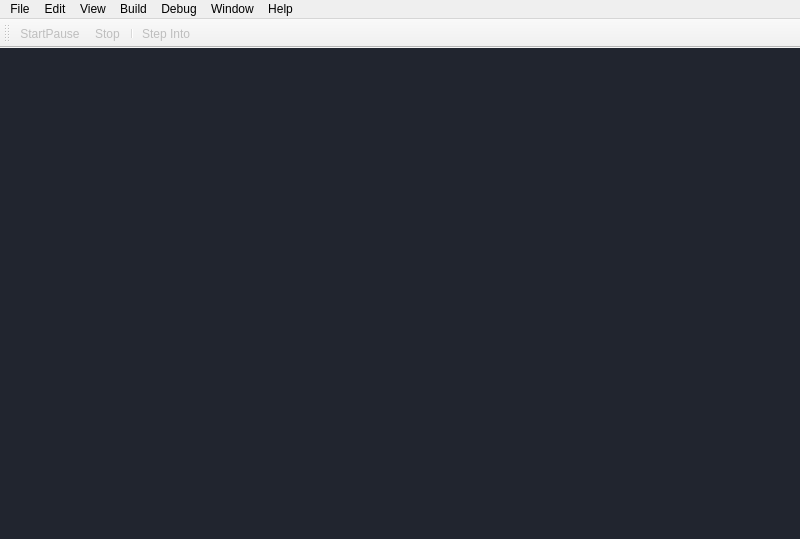
<?xml version="1.0" encoding="UTF-8"?>
<ui version="4.0">
 <class>MainWindow</class>
 <widget class="QMainWindow" name="MainWindow">
  <property name="geometry">
   <rect>
    <x>0</x>
    <y>0</y>
    <width>800</width>
    <height>539</height>
   </rect>
  </property>
  <property name="windowTitle">
   <string>MainWindow</string>
  </property>
  <widget class="QWidget" name="centralwidget">
   <property name="autoFillBackground">
    <bool>false</bool>
   </property>
   <layout class="QVBoxLayout" name="verticalLayout">
    <property name="spacing">
     <number>0</number>
    </property>
    <property name="leftMargin">
     <number>0</number>
    </property>
    <property name="topMargin">
     <number>0</number>
    </property>
    <property name="rightMargin">
     <number>0</number>
    </property>
    <property name="bottomMargin">
     <number>0</number>
    </property>
    <item>
     <widget class="QMdiArea" name="mdiArea">
      <property name="frameShadow">
       <enum>QFrame::Plain</enum>
      </property>
      <property name="background">
       <brush brushstyle="SolidPattern">
        <color alpha="255">
         <red>33</red>
         <green>37</green>
         <blue>47</blue>
        </color>
       </brush>
      </property>
     </widget>
    </item>
   </layout>
  </widget>
  <widget class="QMenuBar" name="menubar">
   <property name="geometry">
    <rect>
     <x>0</x>
     <y>0</y>
     <width>800</width>
     <height>20</height>
    </rect>
   </property>
   <property name="sizePolicy">
    <sizepolicy hsizetype="MinimumExpanding" vsizetype="Fixed">
     <horstretch>0</horstretch>
     <verstretch>0</verstretch>
    </sizepolicy>
   </property>
   <property name="defaultUp">
    <bool>false</bool>
   </property>
   <widget class="QMenu" name="menuFile">
    <property name="title">
     <string>File</string>
    </property>
    <addaction name="actionOpen"/>
    <addaction name="separator"/>
    <addaction name="actionSave"/>
    <addaction name="actionSave_As"/>
    <addaction name="separator"/>
    <addaction name="actionExit"/>
   </widget>
   <widget class="QMenu" name="menuEdit">
    <property name="title">
     <string>Edit</string>
    </property>
    <addaction name="actionPreferences"/>
   </widget>
   <widget class="QMenu" name="menuHelp">
    <property name="title">
     <string>Help</string>
    </property>
    <addaction name="actiondocumentation"/>
    <addaction name="actionAbout"/>
    <addaction name="actionTest_Connection"/>
    <addaction name="actionTask_Manager"/>
   </widget>
   <widget class="QMenu" name="menuDebug">
    <property name="title">
     <string>Debug</string>
    </property>
    <addaction name="actionstart"/>
    <addaction name="actionPause"/>
    <addaction name="actionstop"/>
    <addaction name="separator"/>
    <addaction name="actionstep_into"/>
    <addaction name="actionstep_over"/>
    <addaction name="actionstep_all"/>
    <addaction name="separator"/>
    <addaction name="actionToogle_Breakpoints"/>
   </widget>
   <widget class="QMenu" name="menuView">
    <property name="title">
     <string>View</string>
    </property>
    <widget class="QMenu" name="menuOutput">
     <property name="title">
      <string>Output</string>
     </property>
     <addaction name="actionShow_Console"/>
     <addaction name="actionLog_output"/>
    </widget>
    <widget class="QMenu" name="menuCharts">
     <property name="title">
      <string>Charts</string>
     </property>
     <addaction name="separator"/>
     <addaction name="actionResources"/>
     <addaction name="separator"/>
     <addaction name="actionMemory"/>
     <addaction name="actionCPU"/>
    </widget>
    <widget class="QMenu" name="menuSubwindows">
     <property name="title">
      <string>Subwindows</string>
     </property>
     <addaction name="actionGeneral"/>
     <addaction name="separator"/>
     <addaction name="actionBreakpoints"/>
     <addaction name="actionStack_Trace"/>
     <addaction name="actionHooks"/>
     <addaction name="actionProgram_header"/>
    </widget>
    <addaction name="actionShow"/>
    <addaction name="menuSubwindows"/>
    <addaction name="separator"/>
    <addaction name="menuOutput"/>
    <addaction name="menuCharts"/>
   </widget>
   <widget class="QMenu" name="menuBuild">
    <property name="title">
     <string>Build</string>
    </property>
   </widget>
   <widget class="QMenu" name="menuWindow">
    <property name="title">
     <string>Window</string>
    </property>
    <widget class="QMenu" name="menuSubwindows_2">
     <property name="title">
      <string>Subwindows</string>
     </property>
     <addaction name="actionGrid"/>
     <addaction name="separator"/>
     <addaction name="actionHorizontal"/>
     <addaction name="actionVertical"/>
     <addaction name="separator"/>
     <addaction name="actionPersonalized"/>
    </widget>
    <addaction name="actionFullscreen"/>
    <addaction name="separator"/>
    <addaction name="menuSubwindows_2"/>
   </widget>
   <addaction name="menuFile"/>
   <addaction name="menuEdit"/>
   <addaction name="menuView"/>
   <addaction name="menuBuild"/>
   <addaction name="menuDebug"/>
   <addaction name="menuWindow"/>
   <addaction name="menuHelp"/>
  </widget>
  <widget class="QToolBar" name="toolBar">
   <property name="enabled">
    <bool>false</bool>
   </property>
   <property name="windowTitle">
    <string>toolBar</string>
   </property>
   <attribute name="toolBarArea">
    <enum>TopToolBarArea</enum>
   </attribute>
   <attribute name="toolBarBreak">
    <bool>false</bool>
   </attribute>
   <addaction name="actionStartPause"/>
   <addaction name="actionStop"/>
   <addaction name="separator"/>
   <addaction name="actionStep_Into"/>
  </widget>
  <action name="actionOpen">
   <property name="icon">
    <iconset resource="../../resources/icons.qrc">
     <normaloff>:/icons/file-document-edit-outline.svg</normaloff>:/icons/file-document-edit-outline.svg</iconset>
   </property>
   <property name="text">
    <string>Open</string>
   </property>
   <property name="shortcut">
    <string>Ctrl+O</string>
   </property>
  </action>
  <action name="actionSave">
   <property name="enabled">
    <bool>false</bool>
   </property>
   <property name="icon">
    <iconset resource="../../resources/icons.qrc">
     <normaloff>:/icons/content-save-edit-outline.svg</normaloff>:/icons/content-save-edit-outline.svg</iconset>
   </property>
   <property name="text">
    <string>Save</string>
   </property>
   <property name="shortcut">
    <string>Ctrl+S</string>
   </property>
  </action>
  <action name="actionSave_As">
   <property name="enabled">
    <bool>false</bool>
   </property>
   <property name="icon">
    <iconset resource="../../resources/icons.qrc">
     <normaloff>:/icons/content-save-cog-outline.svg</normaloff>:/icons/content-save-cog-outline.svg</iconset>
   </property>
   <property name="text">
    <string>Save As</string>
   </property>
  </action>
  <action name="actionExit">
   <property name="icon">
    <iconset resource="../../resources/icons.qrc">
     <normaloff>:/icons/exit-to-app.svg</normaloff>:/icons/exit-to-app.svg</iconset>
   </property>
   <property name="text">
    <string>Exit</string>
   </property>
  </action>
  <action name="actionPreferences">
   <property name="icon">
    <iconset resource="../../resources/icons.qrc">
     <normaloff>:/icons/cog.svg</normaloff>:/icons/cog.svg</iconset>
   </property>
   <property name="text">
    <string>Preferences</string>
   </property>
  </action>
  <action name="actiondocumentation">
   <property name="text">
    <string>documentation</string>
   </property>
  </action>
  <action name="actionAbout">
   <property name="icon">
    <iconset resource="../../resources/icons.qrc">
     <normaloff>:/icons/information.svg</normaloff>:/icons/information.svg</iconset>
   </property>
   <property name="text">
    <string>About</string>
   </property>
  </action>
  <action name="actionstart">
   <property name="enabled">
    <bool>false</bool>
   </property>
   <property name="icon">
    <iconset resource="../../resources/icons.qrc">
     <normaloff>:/icons/play.svg</normaloff>:/icons/play.svg</iconset>
   </property>
   <property name="text">
    <string>Start</string>
   </property>
  </action>
  <action name="actionstop">
   <property name="enabled">
    <bool>false</bool>
   </property>
   <property name="icon">
    <iconset resource="../../resources/icons.qrc">
     <normaloff>:/icons/stop.svg</normaloff>:/icons/stop.svg</iconset>
   </property>
   <property name="text">
    <string>Stop</string>
   </property>
  </action>
  <action name="actionstep_over">
   <property name="enabled">
    <bool>false</bool>
   </property>
   <property name="icon">
    <iconset resource="../../resources/icons.qrc">
     <normaloff>:/icons/debug-step-over.svg</normaloff>:/icons/debug-step-over.svg</iconset>
   </property>
   <property name="text">
    <string>Step over</string>
   </property>
  </action>
  <action name="actionstep_all">
   <property name="enabled">
    <bool>false</bool>
   </property>
   <property name="icon">
    <iconset resource="../../resources/icons.qrc">
     <normaloff>:/icons/step-forward-2.svg</normaloff>:/icons/step-forward-2.svg</iconset>
   </property>
   <property name="text">
    <string>Step out</string>
   </property>
  </action>
  <action name="actionstep_into">
   <property name="enabled">
    <bool>false</bool>
   </property>
   <property name="icon">
    <iconset resource="../../resources/icons.qrc">
     <normaloff>:/icons/debug-step-into.svg</normaloff>:/icons/debug-step-into.svg</iconset>
   </property>
   <property name="text">
    <string>Step into</string>
   </property>
  </action>
  <action name="actionToogle_Breakpoints">
   <property name="enabled">
    <bool>false</bool>
   </property>
   <property name="text">
    <string>Toogle Breakpoints</string>
   </property>
  </action>
  <action name="actionShow">
   <property name="text">
    <string>Show Main</string>
   </property>
  </action>
  <action name="actionShow_Console">
   <property name="checkable">
    <bool>true</bool>
   </property>
   <property name="text">
    <string>Console</string>
   </property>
  </action>
  <action name="actionLog_output">
   <property name="checkable">
    <bool>true</bool>
   </property>
   <property name="text">
    <string>Log output</string>
   </property>
  </action>
  <action name="actionPause">
   <property name="enabled">
    <bool>false</bool>
   </property>
   <property name="icon">
    <iconset resource="../../resources/icons.qrc">
     <normaloff>:/icons/pause.svg</normaloff>:/icons/pause.svg</iconset>
   </property>
   <property name="text">
    <string>Pause</string>
   </property>
  </action>
  <action name="actionResources">
   <property name="checkable">
    <bool>true</bool>
   </property>
   <property name="icon">
    <iconset resource="../../resources/icons.qrc">
     <normaloff>:/icons/chart-line.svg</normaloff>:/icons/chart-line.svg</iconset>
   </property>
   <property name="text">
    <string>General</string>
   </property>
  </action>
  <action name="actionResources_2">
   <property name="text">
    <string>Resources</string>
   </property>
  </action>
  <action name="actionMemory">
   <property name="text">
    <string>Memory</string>
   </property>
  </action>
  <action name="actionCPU">
   <property name="text">
    <string>CPU</string>
   </property>
  </action>
  <action name="actionGeneral">
   <property name="checkable">
    <bool>true</bool>
   </property>
   <property name="text">
    <string>Main Debugger</string>
   </property>
  </action>
  <action name="actionBreakpoints">
   <property name="checkable">
    <bool>true</bool>
   </property>
   <property name="text">
    <string>Breakpoints</string>
   </property>
  </action>
  <action name="actionHooks">
   <property name="checkable">
    <bool>true</bool>
   </property>
   <property name="text">
    <string>Hooks</string>
   </property>
  </action>
  <action name="actionProgram_header">
   <property name="checkable">
    <bool>true</bool>
   </property>
   <property name="text">
    <string>Program Header</string>
   </property>
  </action>
  <action name="actionStack_Trace">
   <property name="checkable">
    <bool>true</bool>
   </property>
   <property name="text">
    <string>Stack Trace</string>
   </property>
  </action>
  <action name="actionFullscreen">
   <property name="checkable">
    <bool>true</bool>
   </property>
   <property name="icon">
    <iconset resource="../../resources/icons.qrc">
     <normaloff>:/icons/fullscreen.svg</normaloff>:/icons/fullscreen.svg</iconset>
   </property>
   <property name="text">
    <string>Fullscreen</string>
   </property>
   <property name="shortcut">
    <string>F11</string>
   </property>
  </action>
  <action name="actionGrid">
   <property name="checkable">
    <bool>true</bool>
   </property>
   <property name="text">
    <string>Grid</string>
   </property>
  </action>
  <action name="actionHorizontal">
   <property name="checkable">
    <bool>true</bool>
   </property>
   <property name="text">
    <string>Horizontal</string>
   </property>
  </action>
  <action name="actionVertical">
   <property name="checkable">
    <bool>true</bool>
   </property>
   <property name="text">
    <string>Vertical</string>
   </property>
  </action>
  <action name="actionPersonalized">
   <property name="checkable">
    <bool>true</bool>
   </property>
   <property name="text">
    <string>Custom</string>
   </property>
  </action>
  <action name="actionStartPause">
   <property name="enabled">
    <bool>false</bool>
   </property>
   <property name="icon">
    <iconset resource="../../resources/icons.qrc">
     <normaloff>:/icons/play.svg</normaloff>:/icons/play.svg</iconset>
   </property>
   <property name="text">
    <string>StartPause</string>
   </property>
   <property name="toolTip">
    <string>Start</string>
   </property>
  </action>
  <action name="actionStop">
   <property name="enabled">
    <bool>false</bool>
   </property>
   <property name="icon">
    <iconset resource="../../resources/icons.qrc">
     <normaloff>:/icons/stop.svg</normaloff>:/icons/stop.svg</iconset>
   </property>
   <property name="text">
    <string>Stop</string>
   </property>
   <property name="toolTip">
    <string>Stop</string>
   </property>
  </action>
  <action name="actionStep_Into">
   <property name="icon">
    <iconset resource="../../resources/icons.qrc">
     <normaloff>:/icons/debug-step-into.svg</normaloff>:/icons/debug-step-into.svg</iconset>
   </property>
   <property name="text">
    <string>Step Into</string>
   </property>
   <property name="toolTip">
    <string>Step Into</string>
   </property>
  </action>
  <action name="actionTest_Connection">
   <property name="text">
    <string>Test Connection</string>
   </property>
  </action>
  <action name="actionTask_Manager">
   <property name="enabled">
    <bool>true</bool>
   </property>
   <property name="icon">
    <iconset resource="../../resources/icons.qrc">
     <normaloff>:/icons/chart-line.svg</normaloff>:/icons/chart-line.svg</iconset>
   </property>
   <property name="text">
    <string>Task Manager</string>
   </property>
  </action>
 </widget>
 <resources>
  <include location="../../resources/icons.qrc"/>
 </resources>
 <connections/>
</ui>
